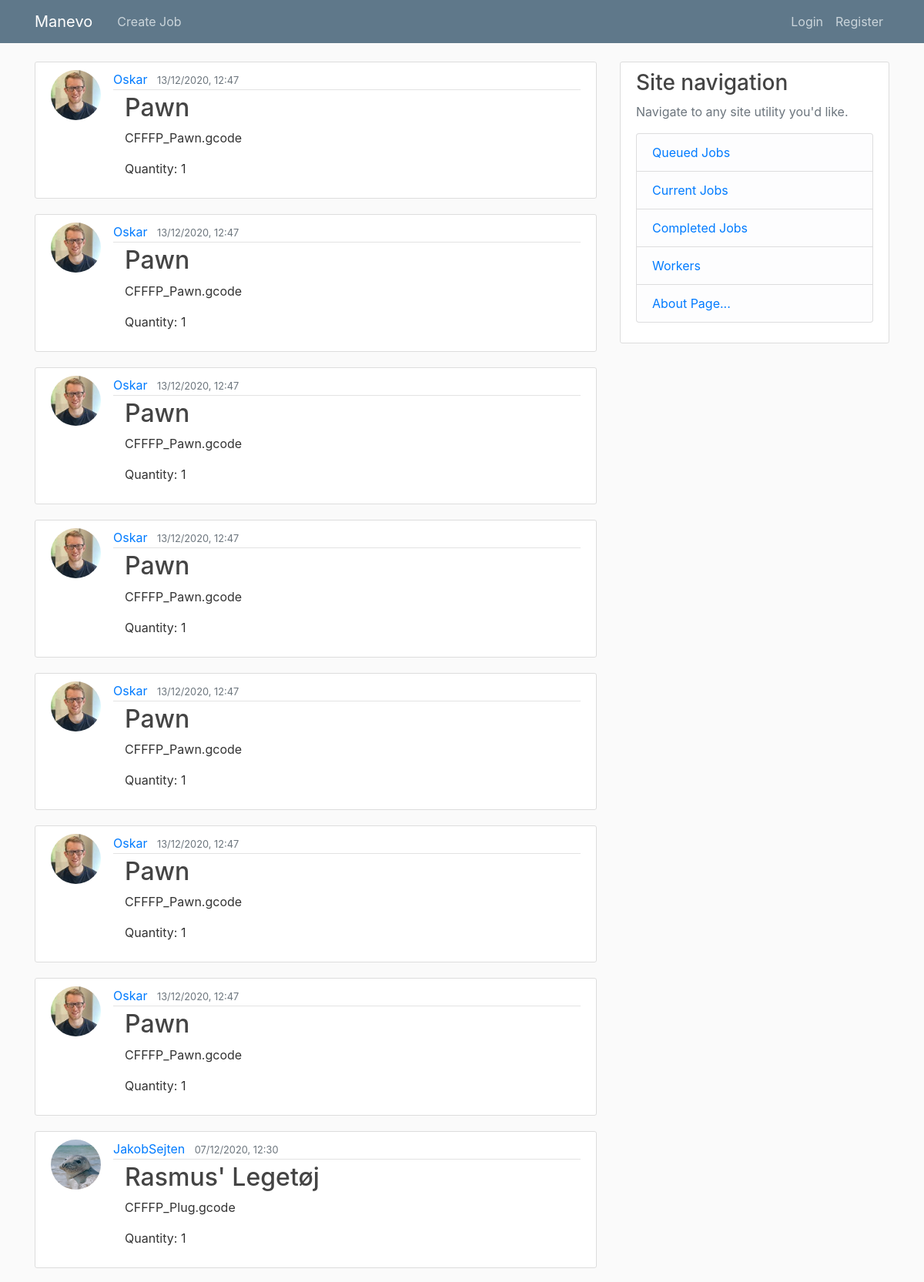
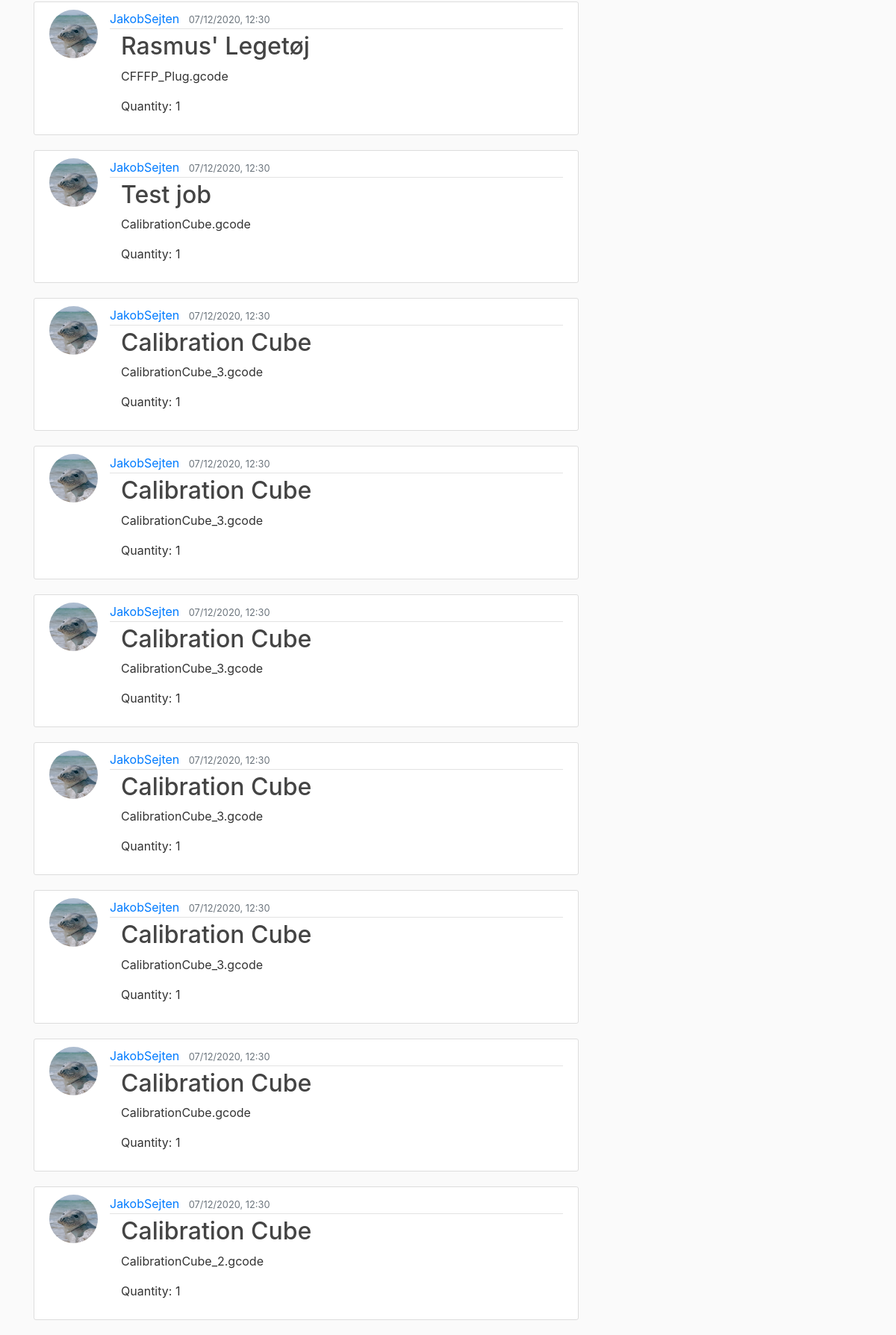
Screenshot of /jobs/completed with the database file from the repository (2 pictures, top to bottom).
### hub/models.py (models this page shows, shortened)
class Job(db.Model):
    id = db.Column(db.Integer, primary_key=True) # Primary key for job
    uploadID = db.Column(db.Integer, unique=False) # ID for uploads - used for quantity settings
    groupID = db.Column(db.Integer, unique=False) # ID to group different jobs
    queuePosition = db.Column(db.Integer) # Number used to sort job queue positions
    title = db.Column(db.String, nullable=False) # Arbitrary name of the job given by user
    code = db.Column(db.String, nullable=False) # Filename of uploaded GCode
    color = db.Column(db.String, nullable=False) # Color of filament used
    material = db.Column(db.String, nullable=False) # Filament material
    datePosted = db.Column(db.DateTime, nullable=False, default=datetime.now()) # Date job is posted
    datePrintStart = db.Column(db.DateTime, nullable=True) # Date job is initiated
    datePrintFinish = db.Column(db.DateTime, nullable=True) # Date job is completed
    qty = db.Column(db.Integer, nullable=False) # Job multiplier - this column will be deleted in later versions
    comment = db.Column(db.Text, nullable=True) # Comment by user regarding job
    status = db.Column(db.String, nullable=False) # Status of print - In queue, printed, completed, ect.
    printerID = db.Column(db.Integer, db.ForeignKey('worker.id')) # ID used to assign job or refer job to the used printer
    userID = db.Column(db.Integer, db.ForeignKey('user.id'), nullable=False) # ID used to assign job or refer job to the used printer

class User(db.Model, UserMixin):
    id = db.Column(db.Integer, primary_key=True)
    username = db.Column(db.String(20), unique=True, nullable=False)
    email = db.Column(db.String(120), unique=True, nullable=False)
    image_file = db.Column(db.String(20), nullable=False, default='default.jpg')
    password = db.Column(db.String(60), nullable=False)
    jobs = db.relationship('Job', backref='user')
    workers = db.relationship('Worker', backref='user')

### hub/routes.py (the view)
@app.route("/jobs/completed")
def jobs_completed():
    jobs = Job.query.filter_by(status="Completed").order_by(Job.datePrintFinish.desc())
    return render_template("home.html", jobs=jobs, title="Completed Jobs")

### hub/templates/home.html (shortened to what this page needs)
{% extends "layout.html" %}
{% block content %}
    {% for job in jobs %}
        <article class="media content-section">
          <img class="rounded-circle article-img" src="{{url_for('static', filename='profile_pics/' + job.user.image_file)}}">
          <div class="media-body">
            <div class="article-metadata">
              <a class="mr-2" href="#">{{ job.user.username }}</a>
              <small class="text-muted">{{ job.datePosted.strftime('%d/%m/%Y, %H:%M') }}</small>
            </div>
            <div class="col-sm">
                <h2><a class="article-title" href="{{ url_for('job', job_id=job.id) }}">{{ job.title }}</a></h2>
                <p class="article-content">{{ job.code }}</p>
                <p class="article-content">Quantity: {{ job.qty }}</p>
            </div>
          </div>
        </article>
    {% endfor %}
{% endblock content%}

### hub/static/main.css (style rules this page uses)
body { background: #fafafa; color: #333333; margin-top: 5rem; }
h1, h2, h3, h4, h5, h6 { color: #444444; }
.content-section { background: #ffffff; padding: 10px 20px; border: 1px solid #dddddd; border-radius: 3px; margin-bottom: 20px; }
.article-title { color: #444444; }
.article-content { white-space: pre-line; }
.article-img { height: 65px; width: 65px; margin-right: 16px; }
.article-metadata { padding-bottom: 1px; margin-bottom: 4px; border-bottom: 1px solid #e3e3e3 }

### rows the page displays
Job: image_file (picture), user.username "Oskar", datePosted "13/12/2020, 12:47", title "Pawn", code "CFFFP_Pawn.gcode", qty "1"
Job: image_file (picture), user.username "Oskar", datePosted "13/12/2020, 12:47", title "Pawn", code "CFFFP_Pawn.gcode", qty "1"
Job: image_file (picture), user.username "Oskar", datePosted "13/12/2020, 12:47", title "Pawn", code "CFFFP_Pawn.gcode", qty "1"
Job: image_file (picture), user.username "Oskar", datePosted "13/12/2020, 12:47", title "Pawn", code "CFFFP_Pawn.gcode", qty "1"
Job: image_file (picture), user.username "Oskar", datePosted "13/12/2020, 12:47", title "Pawn", code "CFFFP_Pawn.gcode", qty "1"
Job: image_file (picture), user.username "Oskar", datePosted "13/12/2020, 12:47", title "Pawn", code "CFFFP_Pawn.gcode", qty "1"
Job: image_file (picture), user.username "Oskar", datePosted "13/12/2020, 12:47", title "Pawn", code "CFFFP_Pawn.gcode", qty "1"
Job: image_file (placeholder picture), user.username "JakobSejten", datePosted "07/12/2020, 12:30", title "Rasmus' Legetøj", code "CFFFP_Plug.gcode", qty "1"
Job: image_file (placeholder picture), user.username "JakobSejten", datePosted "07/12/2020, 12:30", title "Rasmus' Legetøj", code "CFFFP_Plug.gcode", qty "1"
Job: image_file (placeholder picture), user.username "JakobSejten", datePosted "07/12/2020, 12:30", title "Test job", code "CalibrationCube.gcode", qty "1"
Job: image_file (placeholder picture), user.username "JakobSejten", datePosted "07/12/2020, 12:30", title "Calibration Cube", code "CalibrationCube_3.gcode", qty "1"
Job: image_file (placeholder picture), user.username "JakobSejten", datePosted "07/12/2020, 12:30", title "Calibration Cube", code "CalibrationCube_3.gcode", qty "1"
Job: image_file (placeholder picture), user.username "JakobSejten", datePosted "07/12/2020, 12:30", title "Calibration Cube", code "CalibrationCube_3.gcode", qty "1"
Job: image_file (placeholder picture), user.username "JakobSejten", datePosted "07/12/2020, 12:30", title "Calibration Cube", code "CalibrationCube_3.gcode", qty "1"
Job: image_file (placeholder picture), user.username "JakobSejten", datePosted "07/12/2020, 12:30", title "Calibration Cube", code "CalibrationCube_3.gcode", qty "1"
Job: image_file (placeholder picture), user.username "JakobSejten", datePosted "07/12/2020, 12:30", title "Calibration Cube", code "CalibrationCube.gcode", qty "1"
Job: image_file (placeholder picture), user.username "JakobSejten", datePosted "07/12/2020, 12:30", title "Calibration Cube", code "CalibrationCube_2.gcode", qty "1"
